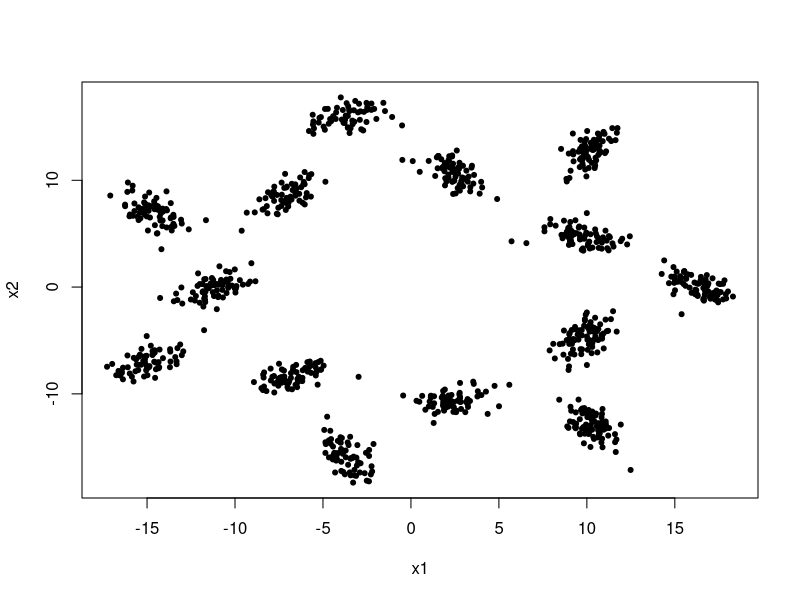
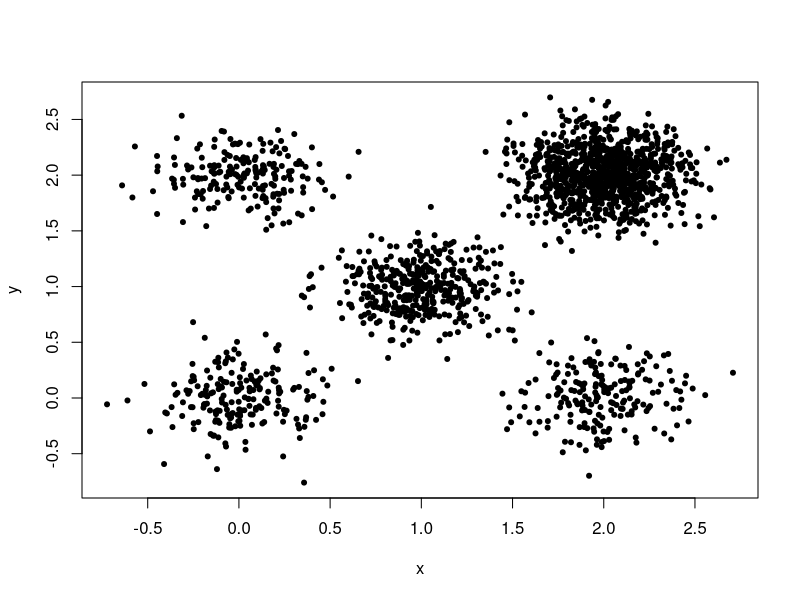
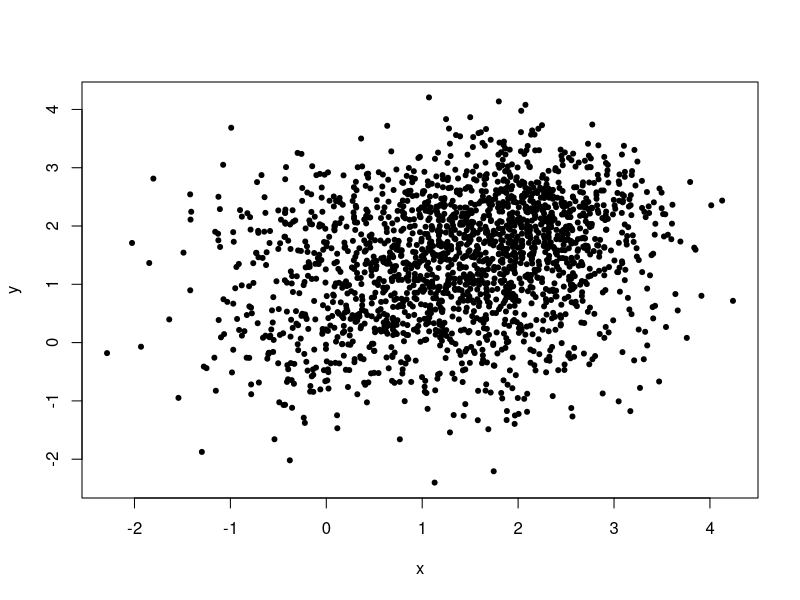
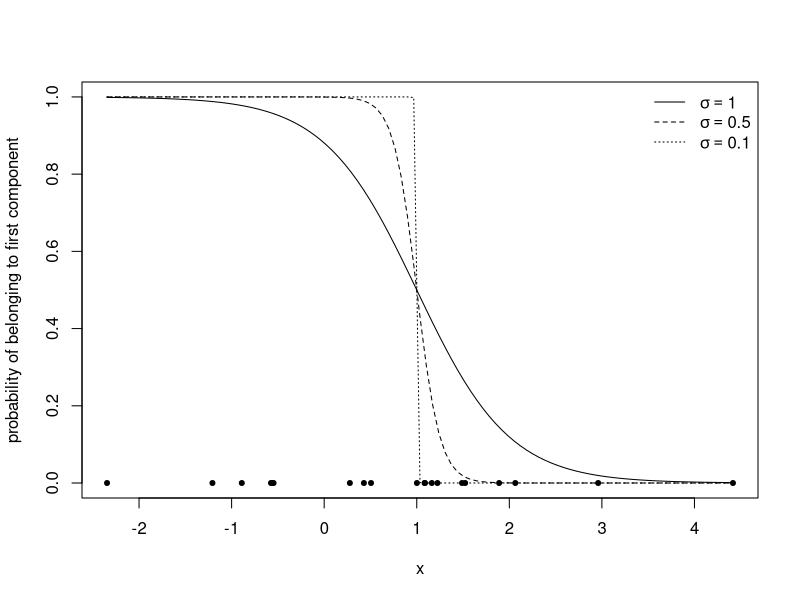

Write R code to recreate these figures, in order. (Note: this script raises an error after producing the figures.)
library(mvtnorm)


# As the variance of the components shrinks the decision boundary
# approaches the k means decision boundary
pdf('~/GoogleDrive/PhD/Thesis/figures/gmm-variance.pdf')
#curve(exp(-x**2/.1),from=0,to=1)
mu <- c(0, 2)
set.seed(1234)
x <- c(rnorm(n=10,mean=mu[1]), rnorm(n=10,mean=mu[2]))
xlim <- range(x)
f <- function(x,sd=1) dnorm(x,mean=mu[1], sd=sd)/(dnorm(x,mean=mu[1],sd=sd)+dnorm(x,mean=mu[2],sd=sd))
curve(f(x), from=xlim[1], to=xlim[2], col='white', xlab='x', ylab='probability of belonging to first component')
points(cbind(x, 0), pch=20) 
sds <- c(1,.5,.1)
for (i  in 1:length(sds)) curve(f(x,sd=sds[i]), from=xlim[1], to=xlim[2], add=TRUE, lty=i)
rp <- vector('expression',length(sds))
for (i in 1:length(sds)) rp[[i]] <- substitute(expression(sigma == sd),list(sd=sds[[i]]))[[2]]
legend('topright', legend=rp, lty=1:length(sds), bty='n')
dev.off()

# The total within-cluster SSQ decreases with K.
#
library(car)
library(mclust)

plot.chulls <- function(data, classification, col='black') {
  for (k in sort(unique(classification))) {
    x <- data[which(classification==k),]
    p <- x[chull(x),]
    p <- rbind(p, p)
    lines(p, lwd=2)
  }
}



### Clean easy separable clusters
#package:mclust
#A dataset consisting of 1000 observations drawn from a
#14-component normal mixture in which the covariances of the
#components have the same size and shape but differin orientation.
data(wreath)
plot(wreath, pch=20)

### Easy
noise <- .05
set.seed(1234)
n <- 2000
l <- list(
          list(tau=.1, mu=c(0,0), sigma=noise*diag(2)),
          list(tau=.2, mu=c(1,1), sigma=noise*diag(2)),
          list(tau=.1, mu=c(0,2), sigma=noise*diag(2)),
          list(tau=.1, mu=c(2,0), sigma=noise*diag(2)),
          list(tau=.5, mu=c(2,2), sigma=noise*diag(2))
          )
d <- as.matrix( cbind(mvtnorm::rmvnorm(n*l[[1]]$tau, mean=l[[1]]$mu, sigma=l[[1]]$sigma), 1) )
for (i in 2:length(l)) d <- rbind(d, cbind(mvtnorm::rmvnorm(n*l[[i]]$tau, mean=l[[i]]$mu, sigma=l[[i]]$sigma), i))
d.easy <- data.frame(x=d[,1], y=d[,2], label=factor(d[,3]))
X.easy <- d.easy[,1:2]
plot(X.easy, pch=20)

### Hard
noise <- .5
set.seed(1234)
n <- 2000
l <- list(
          list(tau=.1, mu=c(0,0), sigma=noise*diag(2)),
          list(tau=.2, mu=c(1,1), sigma=noise*diag(2)),
          list(tau=.1, mu=c(0,2), sigma=noise*diag(2)),
          list(tau=.1, mu=c(2,0), sigma=noise*diag(2)),
          list(tau=.5, mu=c(2,2), sigma=noise*diag(2))
          )
d <- as.matrix( cbind(mvtnorm::rmvnorm(n*l[[1]]$tau, mean=l[[1]]$mu, sigma=l[[1]]$sigma), 1) )
for (i in 2:length(l)) d <- rbind(d, cbind(mvtnorm::rmvnorm(n*l[[i]]$tau, mean=l[[i]]$mu, sigma=l[[i]]$sigma), i))
d.hard <- data.frame(x=d[,1], y=d[,2], label=factor(d[,3]))
X.hard <- d.hard[,1:2]
plot(X.hard, pch=20)


K.max <- 10
kmeans.res.easy <- lapply(1:K.max, function(k) kmeans(X.easy,k,nstart=n))
kmeans.res.hard <- lapply(1:K.max, function(k) kmeans(X.hard,k,nstart=n))


# the variance ratio criterion: \citet{Calinski:1974bt}
# When the sd is increased 10-fold we overestimate the number of clusters to 7 instead of 5.
pdf('~/GoogleDrive/PhD/Thesis/figures/variance-ratio-criterion.pdf')
ch <- function(x) (x$betweenss/(length(x$centers)-1))/(x$tot.withinss/(length(x$cluster)-length(x$centers)))
figure.labels <- iter(paste(letters,')',sep=''))
par(mfrow=c(2,2))
#
ch.easy <- sapply(kmeans.res.easy, ch)
ch.max <- which.max(ch.easy)
plot(1:K.max, ch.easy, col=ifelse(1:K.max==ch.max,'red','black'), xlab='Number of clusters', ylab='Variance Ratio Criterion')
lines(1:K.max, ch.easy)
title(nextElem(figure.labels), adj=0)
plot(X.easy, col=kmeans.res.easy[[ch.max]]$cluster, pch=kmeans.res.easy[[ch.max]]$cluster, xlab='', ylab='')
title(nextElem(figure.labels), adj=0)
plot.chulls(X.easy, classification=kmeans.res.easy[[ch.max]]$cluster)
#
ch.hard <- sapply(kmeans.res.hard, ch)
ch.max <- which.max(ch.hard)
plot(1:K.max, ch.hard, col=ifelse(1:K.max==ch.max,'red','black'), xlab='Number of clusters', ylab='Variance Ratio Criterion')
lines(1:K.max, ch.hard)
title(nextElem(figure.labels), adj=0)
plot(X.hard, col=kmeans.res.hard[[ch.max]]$cluster, pch=kmeans.res.hard[[ch.max]]$cluster, xlab='', ylab='')
title(nextElem(figure.labels), adj=0)
plot.chulls(X.hard, classification=kmeans.res.hard[[ch.max]]$cluster)
dev.off()



#
plot(1:K.max, sapply(kmeans.res, function(x) (x$betweenss)),pch=20)
points(1:K.max, sapply(kmeans.res, function(x) (x$tot.withinss)),pch=21)

res <- Mclust(wreath, G=1:20)
plot(res)





#voronoi partitions
library(deldir)
centers <- kmeans.res[[14]]$centers
dd <- deldir(centers[,1],centers[,2])
plot(dd,wlines='tess')
points(wreath, pch=20)


#source('~nikolas/bin/FCS/fcs.R')
#plotClusters(wreath, classification=kmeans.res[[14]]$cluster, ellipses=FALSE)
